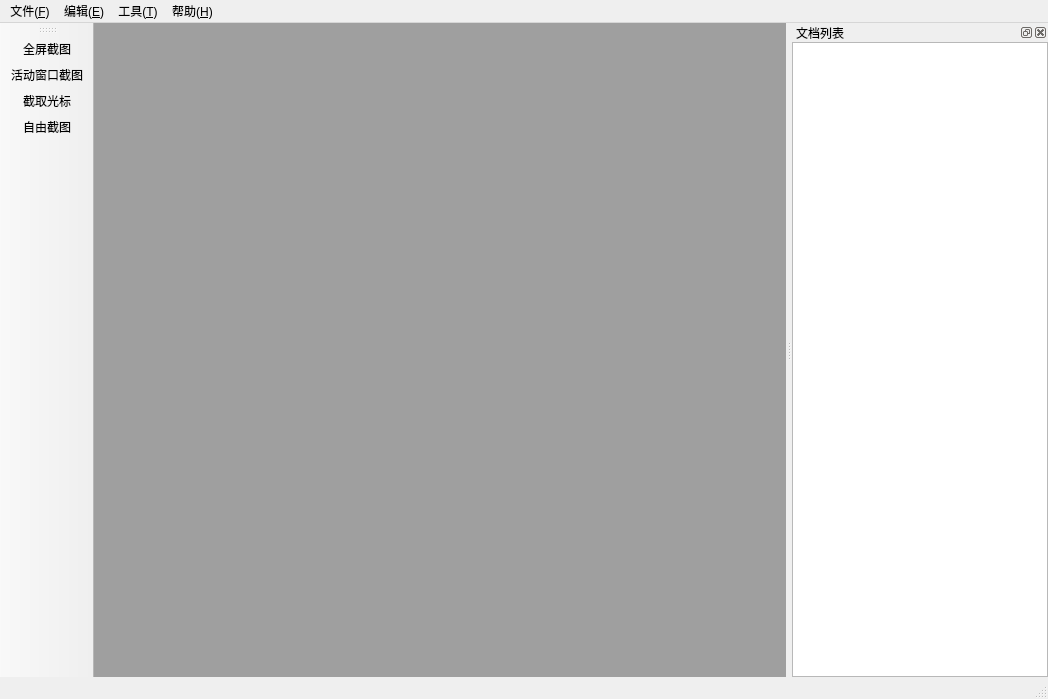
<?xml version="1.0" encoding="UTF-8"?>
<ui version="4.0">
 <class>MainWindow</class>
 <widget class="QMainWindow" name="MainWindow">
  <property name="geometry">
   <rect>
    <x>0</x>
    <y>0</y>
    <width>1048</width>
    <height>699</height>
   </rect>
  </property>
  <property name="windowTitle">
   <string>SmartScreenSnaper</string>
  </property>
  <property name="windowIcon">
   <iconset resource="res.qrc">
    <normaloff>:/images/icon.png</normaloff>:/images/icon.png</iconset>
  </property>
  <widget class="QWidget" name="centralwidget">
   <layout class="QHBoxLayout" name="horizontalLayout">
    <property name="leftMargin">
     <number>0</number>
    </property>
    <property name="topMargin">
     <number>0</number>
    </property>
    <property name="rightMargin">
     <number>0</number>
    </property>
    <property name="bottomMargin">
     <number>0</number>
    </property>
    <item>
     <widget class="QMdiArea" name="mdiArea"/>
    </item>
   </layout>
  </widget>
  <widget class="QMenuBar" name="menubar">
   <property name="geometry">
    <rect>
     <x>0</x>
     <y>0</y>
     <width>1048</width>
     <height>23</height>
    </rect>
   </property>
   <widget class="QMenu" name="menuFile">
    <property name="title">
     <string>文件(&amp;F)</string>
    </property>
    <addaction name="actionNew"/>
    <addaction name="actionSave"/>
    <addaction name="actionCloseAllNotSave"/>
    <addaction name="separator"/>
    <addaction name="actionExit"/>
   </widget>
   <widget class="QMenu" name="menuHelp">
    <property name="title">
     <string>帮助(&amp;H)</string>
    </property>
    <addaction name="actionOpenSource"/>
    <addaction name="actionUpdate"/>
    <addaction name="actionAbout"/>
   </widget>
   <widget class="QMenu" name="menuTool">
    <property name="title">
     <string>工具(&amp;T)</string>
    </property>
    <addaction name="actionSetting"/>
   </widget>
   <widget class="QMenu" name="menuEdit">
    <property name="title">
     <string>编辑(&amp;E)</string>
    </property>
    <addaction name="actionCopy"/>
   </widget>
   <addaction name="menuFile"/>
   <addaction name="menuEdit"/>
   <addaction name="menuTool"/>
   <addaction name="menuHelp"/>
  </widget>
  <widget class="QStatusBar" name="statusbar">
   <property name="minimumSize">
    <size>
     <width>0</width>
     <height>0</height>
    </size>
   </property>
  </widget>
  <widget class="QToolBar" name="toolBar">
   <property name="windowTitle">
    <string>工具条</string>
   </property>
   <property name="orientation">
    <enum>Qt::Vertical</enum>
   </property>
   <property name="iconSize">
    <size>
     <width>33</width>
     <height>33</height>
    </size>
   </property>
   <attribute name="toolBarArea">
    <enum>LeftToolBarArea</enum>
   </attribute>
   <attribute name="toolBarBreak">
    <bool>false</bool>
   </attribute>
   <addaction name="actionScreenSnap"/>
   <addaction name="actionActiveWindowSnap"/>
   <addaction name="actionCursorSnap"/>
   <addaction name="actionFreeSnap"/>
  </widget>
  <widget class="QDockWidget" name="dockDocumentList">
   <property name="minimumSize">
    <size>
     <width>80</width>
     <height>298</height>
    </size>
   </property>
   <property name="windowTitle">
    <string>文档列表</string>
   </property>
   <attribute name="dockWidgetArea">
    <number>2</number>
   </attribute>
   <widget class="QWidget" name="dockWidgetContents">
    <layout class="QVBoxLayout" name="verticalLayout">
     <property name="leftMargin">
      <number>0</number>
     </property>
     <property name="topMargin">
      <number>0</number>
     </property>
     <property name="rightMargin">
      <number>0</number>
     </property>
     <property name="bottomMargin">
      <number>0</number>
     </property>
     <item>
      <widget class="QListWidget" name="listDocument"/>
     </item>
    </layout>
   </widget>
  </widget>
  <action name="actionNew">
   <property name="text">
    <string>新建(&amp;N)</string>
   </property>
   <property name="toolTip">
    <string>新建文档</string>
   </property>
   <property name="shortcut">
    <string>Ctrl+N</string>
   </property>
   <property name="visible">
    <bool>false</bool>
   </property>
  </action>
  <action name="actionSave">
   <property name="text">
    <string>保存(&amp;S)...</string>
   </property>
   <property name="toolTip">
    <string>保存文档</string>
   </property>
   <property name="shortcut">
    <string>Ctrl+S</string>
   </property>
  </action>
  <action name="actionScreenSnap">
   <property name="icon">
    <iconset resource="res.qrc">
     <normaloff>:/images/ScreenSnap.png</normaloff>:/images/ScreenSnap.png</iconset>
   </property>
   <property name="text">
    <string>全屏截图</string>
   </property>
   <property name="toolTip">
    <string>全屏截图</string>
   </property>
  </action>
  <action name="actionExit">
   <property name="text">
    <string>退出(&amp;E)</string>
   </property>
  </action>
  <action name="actionAbout">
   <property name="text">
    <string>关于(&amp;A)...</string>
   </property>
  </action>
  <action name="actionActiveWindowSnap">
   <property name="icon">
    <iconset resource="res.qrc">
     <normaloff>:/images/ActiveWindow.png</normaloff>:/images/ActiveWindow.png</iconset>
   </property>
   <property name="text">
    <string>活动窗口截图</string>
   </property>
   <property name="toolTip">
    <string>活动窗口截图</string>
   </property>
  </action>
  <action name="actionSetting">
   <property name="text">
    <string>设置(&amp;S)...</string>
   </property>
  </action>
  <action name="actionCursorSnap">
   <property name="icon">
    <iconset resource="res.qrc">
     <normaloff>:/images/CursorSnap.png</normaloff>:/images/CursorSnap.png</iconset>
   </property>
   <property name="text">
    <string>截取光标</string>
   </property>
   <property name="toolTip">
    <string>截取光标</string>
   </property>
  </action>
  <action name="actionCloseAllNotSave">
   <property name="text">
    <string>关闭所有文档且不保存...</string>
   </property>
  </action>
  <action name="actionOpenSource">
   <property name="text">
    <string>代码开源...</string>
   </property>
  </action>
  <action name="actionCopy">
   <property name="text">
    <string>复制(&amp;C)</string>
   </property>
   <property name="shortcut">
    <string>Ctrl+C</string>
   </property>
  </action>
  <action name="actionFreeSnap">
   <property name="icon">
    <iconset resource="res.qrc">
     <normaloff>:/images/FreeSnap.png</normaloff>:/images/FreeSnap.png</iconset>
   </property>
   <property name="text">
    <string>自由截图</string>
   </property>
   <property name="toolTip">
    <string>自由截图</string>
   </property>
  </action>
  <action name="actionUpdate">
   <property name="text">
    <string>检查更新...</string>
   </property>
   <property name="toolTip">
    <string>检查更新</string>
   </property>
  </action>
 </widget>
 <resources>
  <include location="res.qrc"/>
 </resources>
 <connections/>
</ui>
